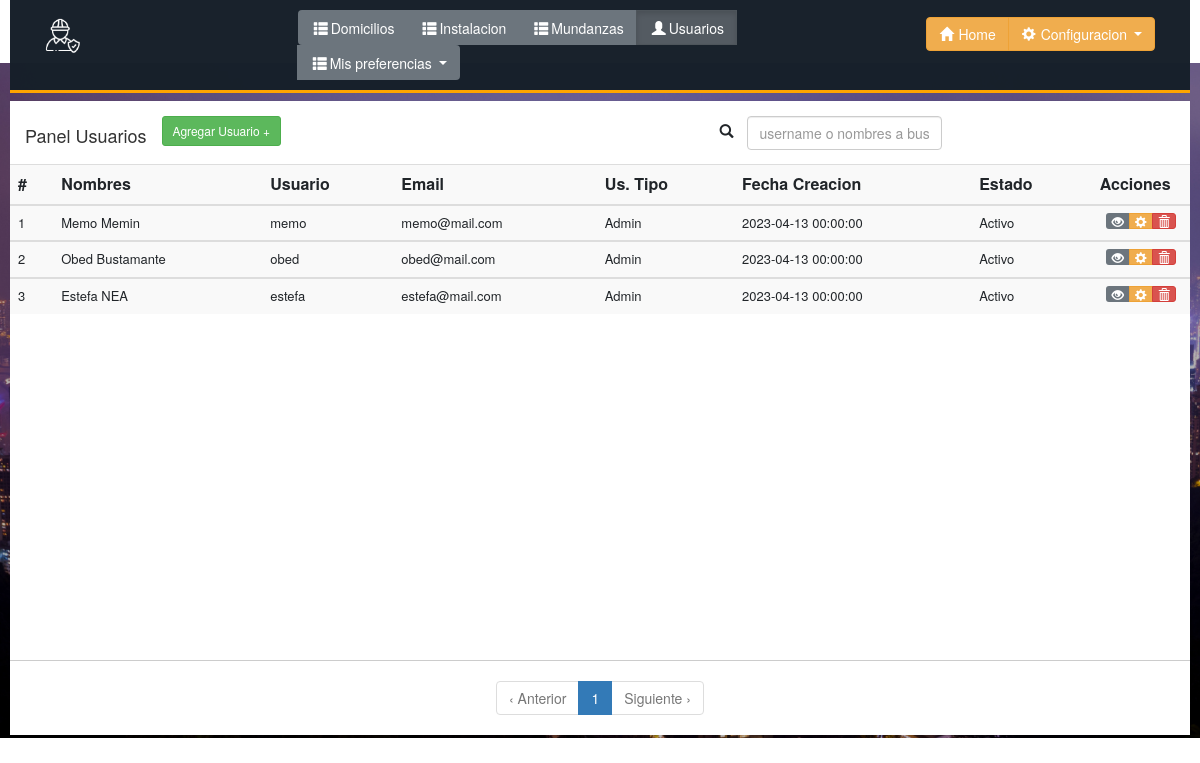
/users.php (signed in), run on an earlier commit of the app's database.
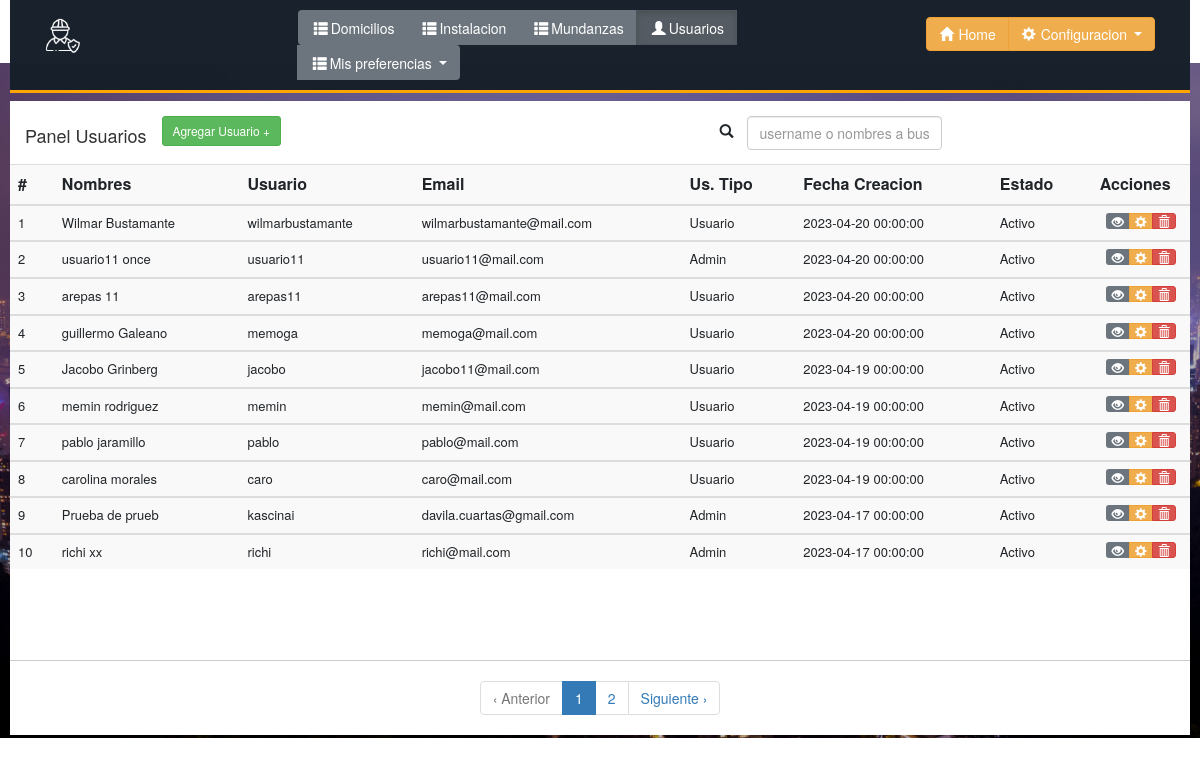
And on a later commit of the database.
### tables this page shows
CREATE TABLE IF NOT EXISTS `users` (
  `user_id` int NOT NULL AUTO_INCREMENT COMMENT 'Auto incrementar user_id de cada usuario, índice único',
  `firstname` varchar(20) NOT NULL,
  `lastname` varchar(20) NOT NULL,
  `user_name` varchar(64) NOT NULL COMMENT 'Nombre de usuario, único',
  `user_password_hash` varchar(255) NOT NULL COMMENT 'user''s password in salted and hashed format',
  `user_email` varchar(64) NOT NULL COMMENT 'user''s email, unique',
  `id_tipo` int NOT NULL,
  `date_added` datetime NOT NULL,
  `intentos` int NOT NULL,
  `ultimo_ingreso` datetime DEFAULT NULL,
  `estado` varchar(10) DEFAULT NULL,
  PRIMARY KEY (`user_id`),
  UNIQUE KEY `user_name` (`user_name`),
  UNIQUE KEY `user_email` (`user_email`)
);

### include/paginadousers.php (the view, shortened to what this page needs)
<link rel="stylesheet" href="css/style.css" />
<div class="container-fluid  outer_div" style="padding:0px;">
    <?php
    $sTable = "users";
    $sWhere = "";
    $sWhere .= " order by user_id desc";
    $page = (isset($_REQUEST['page']) && !empty($_REQUEST['page'])) ? $_REQUEST['page'] : 1;
    $per_page = 10;
    $adjacents  = 4;
    $offset = ($page - 1) * $per_page;
    $count_query   = mysqli_query($con, "SELECT count(*) AS numrows FROM $sTable  $sWhere");
    $row = mysqli_fetch_array($count_query);
    $numrows = $row['numrows'];
    $total_pages = ceil($numrows / $per_page);
    $reload = '?.php';
    $sql = "SELECT * FROM  $sTable $sWhere LIMIT $offset,$per_page";
    $query = mysqli_query($con, $sql);
    ?>
    <div class="boxscroll">
        <table class="table table-striped">
            <tr>
                <th scope="row">#</th>
                <th scope="row col-3">Nombres</th>
                <th scope="row">Usuario</th>
                <th scope="row">Email</th>
                <th scope="row col-1">Us. Tipo</th>
                <th scope="row">Fecha Creacion</th>
                <th scope="row">Estado</th>
                <th scope="row">Acciones</th>
            </tr>
            <?php
            $number = 0;
            if ($result = ($query)) {
                while ($row = mysqli_fetch_array($result)) {
                    $number++;
                    $userid = $row["user_id"];
                    $name = $row["firstname"];
                    $lastname = $row["lastname"];
                    $username = $row["user_name"];
                    $email = $row["user_email"];
                    $tipo = $row["id_tipo"];
                    $dateadd = $row["date_added"];
                    $status = $row["estado"];
                    $passcifred = $row["user_password_hash"];
                    $perfil = "Invalido";
                    if ($tipo == 1) {
                        $perfil = "Admin";
                    }
                    if ($tipo == 3) {
                        $perfil = "Usuario";
                    }
                    $cargardatos = $userid . "||" . $name . "||" . $lastname . "||" . $username . "||" . $email . "||" . $tipo . "||" . $dateadd . "||" . $status . "||" . $passcifred;
            ?>
                    <tbody id="myTable">
                        <tr>
                            <td><?php echo $number ?></td>
                            <td><?php echo $name . ' ' . $lastname ?></td>
                            <td><?php echo $username ?></td>
                            <td><?php echo $email ?></td>
                            <td><?php echo $perfil ?></td>
                            <td><?php echo $dateadd ?></td>
                            <td><?php echo $status ?></td>
                            <td align="center" style="font-size: 12px; padding:0;" class="col-1">
                                <div class="btn btn-group row">
                                    <button onclick="ver('<?php echo $cargardatos ?>')" type="button" title="Ver Registro" class="btn btn-secondary  btn-xs" data-toggle="modal" data-target="#leeruser">
                                        <span class="glyphicon glyphicon-eye-open"></span></a>
                                        <button onclick="cargardatoseditar('<?php echo $cargardatos ?>')" type="button" title="Editar Registro" class="btn btn-warning btn-xs" data-toggle="modal" data-target="#editarmodal">
                                            <span class="glyphicon glyphicon-cog"></span></button>
                                        <a class="btn btn-danger  btn-xs" title="Eliminar Registro" href="crudusers/eliminaruser.php?id=<?php echo $userid ?>" onclick="return confirmar('Seguro que desea eliminar este registro?!')">
                                            <span class="glyphicon glyphicon-trash"></span></a>
                                </div>
                            </td>
                        </tr>
                    </tbody>
            <?php
                }
            }
            ?>
        </table>
    </div>
    <div class="d-flex justify-content-center" style="background-color:white; margin:auto; padding:0px; border-top: 1px solid #ccc">
        <?php
        echo paginate($reload, $page, $total_pages, $adjacents);
        ?>
    </div>
</div>

### users.php (shortened to what this page needs)
<html lang="en">
<head>
    <?php
    include('include/header.php');
    ?>
</head>
<body>
    <div class="container-fluid" style="margin: auto; max-width: 100%; max-height:100%; padding: 0 10px;">
        <?php include('include/banner.php'); ?>
        <div class="container-fluid col-11" style="background-color:white; margin: 0; max-width: 100%; max-height: 100%; padding:0; margin-top: 8px;">
            <div class="row container-fluid" style="background-color: rgb(255, 255, 255, 0.3); padding-top:15px; margin:auto;">
            <b><h4>Panel Usuarios </h4></b>
                <div class="col-6 btn-group">
                    <button type="button" class="btn btn-sm btn-success" data-toggle="modal" data-target="#nuevo">Agregar Usuario +</button>
                </div>
                <form class="form row" method="post">
                <div class="btn has-warning">
                        <span class="glyphicon glyphicon-search"></span></div>
                    <div class="btn-group">
                        <input class="form-control" required name="PalabraClave" id="q" type="text" placeholder="username o nombres a buscar" onkeyup='load(1);'>
                    </div>
                </form>
            </div>
            <?php
            include("ajax/pagination.php");
            include("include/paginadousers.php");
            ?>
        </div>
    </div>
</body>
</html>

### include/header.php (shortened to what this page needs)
<link rel="stylesheet" href="bootstrap4/css/bootstrap.min.css" />
<link rel="stylesheet" href="bootstrap/css/bootstrap.min.css" />
<link rel="stylesheet" href="css/style.css" />
<link href="bootstrap/fonts/glyphicons-halflings-regular.eot" rel="stylesheet">
  <link href="bootstrap/fonts/glyphicons-halflings-regular.svg" rel="stylesheet">
  <link href="bootstrap/fonts/glyphicons-halflings-regular.ttf" rel="stylesheet">
  <link href="bootstrap/fonts/glyphicons-halflings-regular.woff" rel="stylesheet">

### include/banner.php (shortened to what this page needs)
<?php
$rutaimage = "images/logobanner.png";
?>
<div class="container-fluid" style="background-color: rgb(23, 32, 42, 0.99); padding:10px; border-bottom:solid orange 3px;">
      <div class="row">
            <a class="col-1" style="margin:0;" title="Home" href="home.php"> <img src="<?php echo $rutaimage ?>" width="85"> </a>
            <div class="btn-group justify-content-center col" role="group" aria-label="Button group with nested dropdown" style="margin:auto; margin-left:15%;">
                  <a type="button" class="btn btn-secondary" style="color:white;" href="?.php">
                        <span style="padding:3px;" class="glyphicon glyphicon-th-list"></span>Domicilios
                  </a>
                  <a type="button" class="btn btn-secondary" style="color:white;" href="?.php">
                        <span style="padding:3px;" class="glyphicon glyphicon-th-list"></span>Instalacion
                  </a>
                  <a type="button" class="btn btn-secondary" style="color:white;" href="?.php">
                        <span style="padding:3px;" class="glyphicon glyphicon-th-list"></span>Mundanzas
                  </a>
                  <?php
                  if (!isset($_SESSION['loginuser']) || empty($_SESSION['loginuser']) || $_SESSION['rol'] == 1) {
                  ?>
                        <a type="button" class="btn btn-secondary" style="color:white;" href="users.php">
                              <span style="padding:3px;" class="glyphicon glyphicon-user"></span>Usuarios
                        </a>
                  <?php
                  }
                  ?>
                  <div class="btn-group" role="group">
                        <button id="btnGroupDrop1" type="button" class="btn btn-secondary dropdown-toggle" data-toggle="dropdown" aria-haspopup="true" aria-expanded="false">
                              <span style="padding:3px;" class="glyphicon glyphicon-th-list"></span>Mis preferencias
                        </button>
                  </div>
            </div>
            <div class="container col-3">
                  <div class="btn btn-group" style="margin:auto; padding-right:0;">
                        <a type="button" title="Home" class="btn btn-warning" style="color:white;" href="home.php">
                              <span style="padding:1px;" class="glyphicon glyphicon-home"></span> Home
                        </a>
                        <div class="btn-group" role="group">
                              <button id="btnGroupDrop1" type="button" class="btn btn-warning dropdown-toggle" data-toggle="dropdown" aria-haspopup="true" aria-expanded="false">
                                    <span style="padding:1px;" class="glyphicon glyphicon-cog"></span> Configuracion
                              </button>
                        </div>
                  </div>
            </div>
      </div>
</div>

### ajax/pagination.php (shortened to what this page needs)
<?php
function paginate($reload, $page, $tpages, $adjacents) {
	$prevlabel = "&lsaquo; Anterior";
	$nextlabel = "Siguiente &rsaquo;";
	$out = '<ul class="pagination pagination-large">';
	if($page==1) {
		$out.= "<li class='disabled'><span><a>$prevlabel</a></span></li>";
	} else if($page==2) {
		$out.= "<li><span><a href='javascript:void(0);' onclick='load(1)'>$prevlabel</a></span></li>";
	}else {
		$out.= "<li><span><a href='javascript:void(0);' onclick='load(".($page-1).")'>$prevlabel</a></span></li>";
	}
	$pmin = ($page>$adjacents) ? ($page-$adjacents) : 1;
	$pmax = ($page<($tpages-$adjacents)) ? ($page+$adjacents) : $tpages;
	for($i=$pmin; $i<=$pmax; $i++) {
		if($i==$page) {
			$out.= "<li class='active'><a>$i</a></li>";
		}else if($i==1) {
			$out.= "<li><a href='javascript:void(0);' onclick='load(1)'>$i</a></li>";
		}else {
			$out.= "<li><a href='javascript:void(0);' onclick='load(".$i.")'>$i</a></li>";
		}
	}
	if($page<$tpages) {
		$out.= "<li><span><a href='javascript:void(0);' onclick='load(".($page+1).")'>$nextlabel</a></span></li>";
	}else {
		$out.= "<li class='disabled'><span><a>$nextlabel</a></span></li>";
	}
	$out.= "</ul>";
	return $out;
}
?>

### css/style.css (style rules this page uses)
body { height: 100%; background-repeat: no-repeat; background: url(../images/fondo.jpeg) no-repeat center fixed; background-size: 100%; position:auto; }
td { font-size:small; }
.boxscroll { padding:0px; height: 62%; width: auto; background:white; }

What changed in the data, as far as the page shows it:
removed users: firstname "Memo", lastname "Memin", user_name "memo", user_email "memo@mail.com", id_tipo "Admin", date_added "2023-04-13 00:00:00", estado "Activo"
no longer on this page (row edited): users: firstname "Obed", lastname "Bustamante", user_name "obed", user_email "obed@mail.com", id_tipo "Admin", date_added "2023-04-13 00:00:00", estado "Activo"
no longer on this page (row unchanged): users: firstname "Estefa", lastname "NEA", user_name "estefa", user_email "estefa@mail.com", id_tipo "Admin", date_added "2023-04-13 00:00:00", estado "Activo"
added users: firstname "Wilmar", lastname "Bustamante", user_name "wilmarbustamante", user_email "wilmarbustamante@mail.com", id_tipo "Usuario", date_added "2023-04-20 00:00:00", estado "Activo"
added users: firstname "usuario11", lastname "once", user_name "usuario11", user_email "usuario11@mail.com", id_tipo "Admin", date_added "2023-04-20 00:00:00", estado "Activo"
added users: firstname "arepas", lastname "11", user_name "arepas11", user_email "arepas11@mail.com", id_tipo "Usuario", date_added "2023-04-20 00:00:00", estado "Activo"
added users: firstname "guillermo", lastname "Galeano", user_name "memoga", user_email "memoga@mail.com", id_tipo "Usuario", date_added "2023-04-20 00:00:00", estado "Activo"
added users: firstname "Jacobo", lastname "Grinberg", user_name "jacobo", user_email "jacobo11@mail.com", id_tipo "Usuario", date_added "2023-04-19 00:00:00", estado "Activo"
added users: firstname "memin", lastname "rodriguez", user_name "memin", user_email "memin@mail.com", id_tipo "Usuario", date_added "2023-04-19 00:00:00", estado "Activo"
added users: firstname "pablo", lastname "jaramillo", user_name "pablo", user_email "pablo@mail.com", id_tipo "Usuario", date_added "2023-04-19 00:00:00", estado "Activo"
added users: firstname "carolina", lastname "morales", user_name "caro", user_email "caro@mail.com", id_tipo "Usuario", date_added "2023-04-19 00:00:00", estado "Activo"
added users: firstname "Prueba", lastname "de prueb", user_name "kascinai", user_email "davila.cuartas@gmail.com", id_tipo "Admin", date_added "2023-04-17 00:00:00", estado "Activo"
added users: firstname "richi", lastname "xx", user_name "richi", user_email "richi@mail.com", id_tipo "Admin", date_added "2023-04-17 00:00:00", estado "Activo"
Also different on the page:
$nextlabel: (not shown) → "Siguiente ›"
$nextlabel: "Siguiente ›" → (not shown)
new list line: "2"
